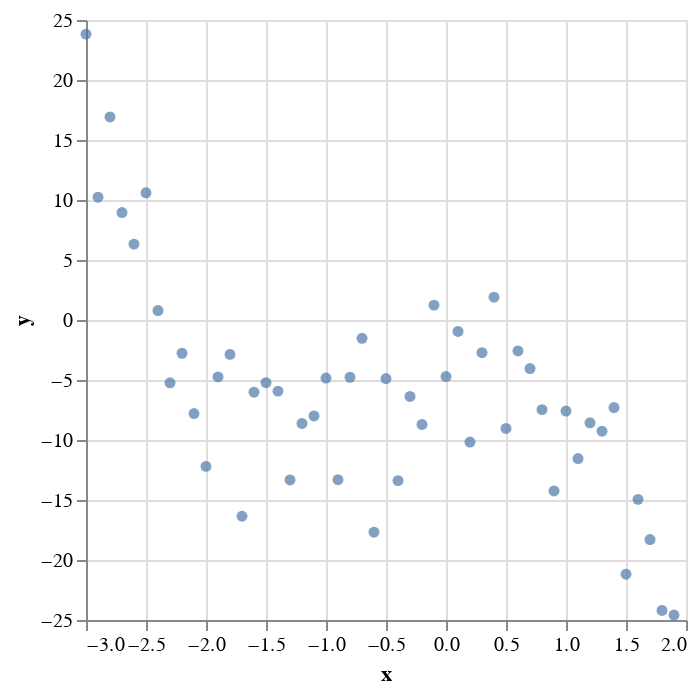

The cell this chart's notebook holds for it:
### Markdown cell above
* Plot the noisy data so we have an idea of how it looks. Call the resulting chart `c1`.

### Code cell
c1 = alt.Chart(df).mark_circle().encode(
    x="x",
    y="y"
)
c1

### Figure 1 — Vega-Lite specification as saved in the notebook (floating-point values rounded to 4 significant figures)
{"config": {"view": {"continuousWidth": 300, "continuousHeight": 300}}, "data": {"name": "data-dae704ec33fdd0f59cc04c6673678175"}, "mark": {"type": "circle"}, "encoding": {"x": {"field": "x", "type": "quantitative"}, "y": {"field": "y", "type": "quantitative"}}, "$schema": "https://vega.github.io/schema/vega-lite/v5.8.0.json", "datasets": {"data-dae704ec33fdd0f59cc04c6673678175": [{"x": -3.0, "y_true": 19.0, "y": 23.82}, {"x": -2.9, "y_true": 15.65, "y": 10.24}, {"x": -2.8, "y_true": 12.58, "y": 16.92}, {"x": -2.7, "y_true": 9.796, "y": 8.955}, {"x": -2.6, "y_true": 7.272, "y": 6.324}, {"x": -2.5, "y_true": 5.0, "y": 10.6}, {"x": -2.4, "y_true": 2.968, "y": 0.7841}, {"x": -2.3, "y_true": 1.164, "y": -5.234}, {"x": -2.2, "y_true": -0.424, "y": -2.771}, {"x": -2.1, "y_true": -1.808, "y": -7.792}, {"x": -2.0, "y_true": -3.0, "y": -12.2}, {"x": -1.9, "y_true": -4.012, "y": -4.74}, {"x": -1.8, "y_true": -4.856, "y": -2.865}, {"x": -1.7, "y_true": -5.544, "y": -16.35}, {"x": -1.6, "y_true": -6.088, "y": -6.016}, {"x": -1.5, "y_true": -6.5, "y": -5.224}, {"x": -1.4, "y_true": -6.792, "y": -5.926}, {"x": -1.3, "y_true": -6.976, "y": -13.33}, {"x": -1.2, "y_true": -7.064, "y": -8.619}, {"x": -1.1, "y_true": -7.068, "y": -7.999}, {"x": -1.0, "y_true": -7.0, "y": -4.835}, {"x": -0.9, "y_true": -6.872, "y": -13.31}, {"x": -0.8, "y_true": -6.696, "y": -4.779}, {"x": -0.7, "y_true": -6.484, "y": -1.525}, {"x": -0.6, "y_true": -6.248, "y": -17.69}, {"x": -0.5, "y_true": -6.0, "y": -4.88}, {"x": -0.4, "y_true": -5.752, "y": -13.39}, {"x": -0.3, "y_true": -5.516, "y": -6.368}, {"x": -0.2, "y_true": -5.304, "y": -8.705}, {"x": -0.1, "y_true": -5.128, "y": 1.24}, {"x": 2.665e-15, "y_true": -5.0, "y": -4.714}, {"x": 0.1, "y_true": -4.932, "y": -0.9556}, {"x": 0.2, "y_true": -4.936, "y": -10.17}, {"x": 0.3, "y_true": -5.024, "y": -2.721}, {"x": 0.4, "y_true": -5.208, "y": 1.904}, {"x": 0.5, "y_true": -5.5, "y": -9.036}, {"x": 0.6, "y_true": -5.912, "y": -2.583}, {"x": 0.7, "y_true": -6.456, "y": -4.049}, {"x": 0.8, "y_true": -7.144, "y": -7.467}, {"x": 0.9, "y_true": -7.988, "y": -14.25}, {"x": 1.0, "y_true": -9.0, "y": -7.584}, {"x": 1.1, "y_true": -10.19, "y": -11.54}, {"x": 1.2, "y_true": -11.58, "y": -8.566}, {"x": 1.3, "y_true": -13.16, "y": -9.27}, {"x": 1.4, "y_true": -14.97, "y": -7.295}, {"x": 1.5, "y_true": -17.0, "y": -21.18}, {"x": 1.6, "y_true": -19.27, "y": -14.95}, {"x": 1.7, "y_true": -21.8, "y": -18.29}, {"x": 1.8, "y_true": -24.58, "y": -24.21}, {"x": 1.9, "y_true": -27.65, "y": -24.59}]}}
